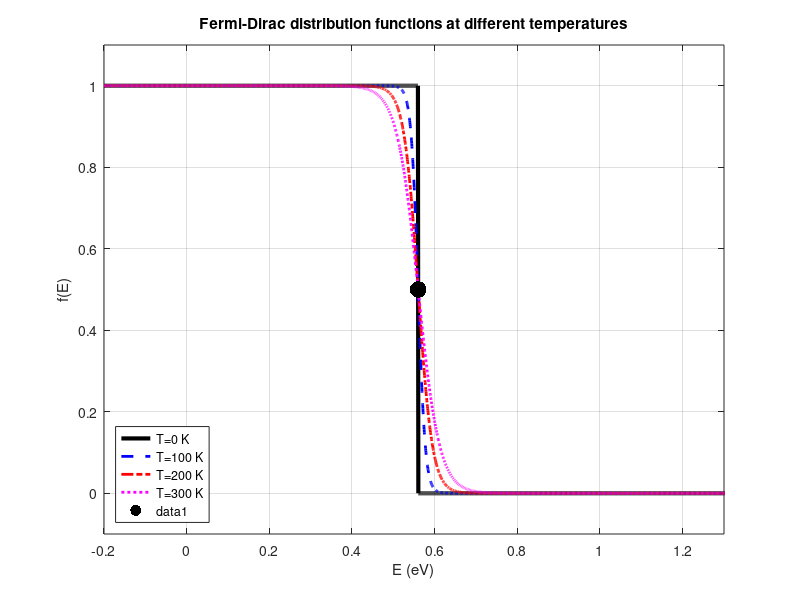

Recreate this plot in MATLAB.
% Fermi distribution function calculation

kB = 8.617e-5; % eV/K
Ef = 0.56;     % Fermi level in eV
E = -0.2:0.0005:1.4; % Energy levels

% -------- T = 0 K --------
fT0 = zeros(size(E));

for k = 1:length(E)
    if E(k) < Ef
        fT0(k) = 1;
    elseif E(k) == Ef
        fT0(k) = 0.5;
    else
        fT0(k) = 0;
    end
end

% -------- Finite Temperatures --------
T1 = 100;
T2 = 200;
T3 = 300;

fT1 = 1 ./ (1 + exp((E - Ef) ./ (kB * T1)));
fT2 = 1 ./ (1 + exp((E - Ef) ./ (kB * T2)));
fT3 = 1 ./ (1 + exp((E - Ef) ./ (kB * T3)));

% -------- Plot --------
figure(1); clf;

plot(E, fT0, 'k', 'LineWidth', 3);
grid on; hold on;

plot(E, fT1, 'b--', 'LineWidth', 2);
plot(E, fT2, 'r-.', 'LineWidth', 2);
plot(E, fT3, 'm:', 'LineWidth', 2);

axis([-0.2 1.3 -0.1 1.1]);

set(gcf, 'Position', [34 88 634 538]);

xlabel('E (eV)');
ylabel('f(E)');
title('Fermi-Dirac distribution functions at different temperatures');

legend('T=0 K','T=100 K','T=200 K','T=300 K','Location','SouthWest');

plot(Ef, 0.5, 'k.', 'MarkerSize', 36);
